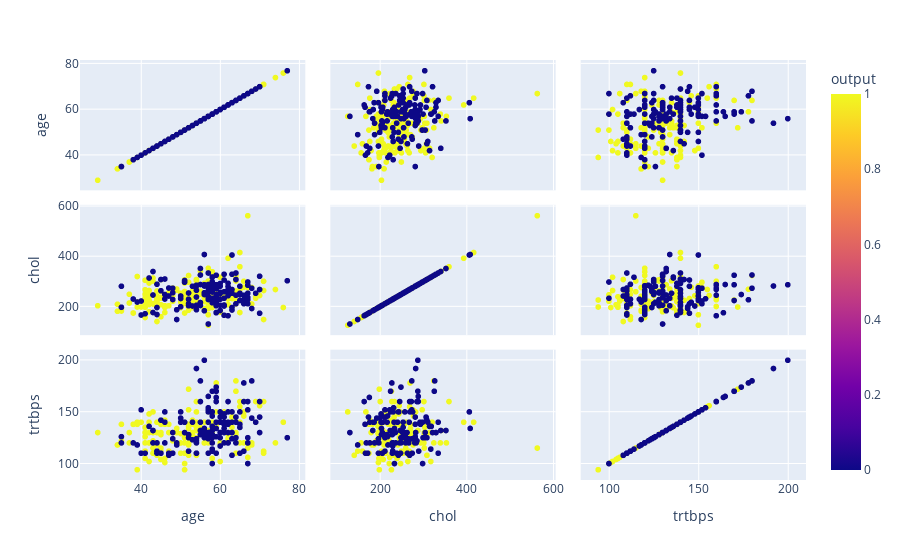

Notebook code cell kept with this figure:
### Code cell
graphic = px.scatter_matrix(df, dimensions=['age', 'chol', 'trtbps'], color='output')
graphic.show()

### Figure 1 — Plotly figure (JSON) as saved in the notebook; plotly's stock layout.template omitted (floating-point values rounded to 4 significant figures; data arrays with more than 128 entries replaced by an {"elided": "..."} marker saying what was removed)
{"data": [{"dimensions": [{"axis": {"matches": true}, "label": "age", "values": {"elided": "303 int values"}}, {"axis": {"matches": true}, "label": "chol", "values": {"elided": "303 int values"}}, {"axis": {"matches": true}, "label": "trtbps", "values": {"elided": "303 int values"}}], "hovertemplate": "%{xaxis.title.text}=%{x}<br>%{yaxis.title.text}=%{y}<br>output=%{marker.color}<extra></extra>", "legendgroup": "", "marker": {"color": {"elided": "303 int values"}, "coloraxis": "coloraxis", "symbol": "circle"}, "name": "", "showlegend": false, "type": "splom"}], "layout": {"coloraxis": {"colorbar": {"title": {"text": "output"}}, "colorscale": [[0, "#0d0887"], [0.1111, "#46039f"], [0.2222, "#7201a8"], [0.3333, "#9c179e"], [0.4444, "#bd3786"], [0.5556, "#d8576b"], [0.6667, "#ed7953"], [0.7778, "#fb9f3a"], [0.8889, "#fdca26"], [1, "#f0f921"]]}, "dragmode": "select", "legend": {"tracegroupgap": 0}, "margin": {"t": 60}}}
